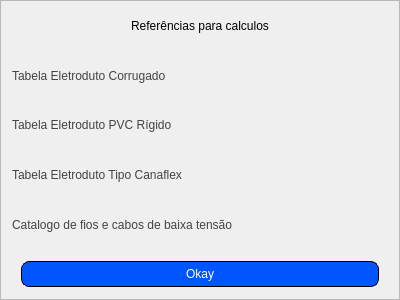
<?xml version="1.0" encoding="UTF-8"?>
<ui version="4.0">
 <class>MainWindow</class>
 <widget class="QMainWindow" name="MainWindow">
  <property name="geometry">
   <rect>
    <x>0</x>
    <y>0</y>
    <width>400</width>
    <height>300</height>
   </rect>
  </property>
  <property name="maximumSize">
   <size>
    <width>400</width>
    <height>300</height>
   </size>
  </property>
  <property name="windowTitle">
   <string>Referências</string>
  </property>
  <widget class="QWidget" name="centralwidget">
   <property name="styleSheet">
    <string notr="true">font: 14pt &quot;Arial&quot;;</string>
   </property>
   <layout class="QHBoxLayout" name="horizontalLayout">
    <property name="spacing">
     <number>0</number>
    </property>
    <property name="leftMargin">
     <number>0</number>
    </property>
    <property name="topMargin">
     <number>0</number>
    </property>
    <property name="rightMargin">
     <number>0</number>
    </property>
    <property name="bottomMargin">
     <number>0</number>
    </property>
    <item>
     <widget class="QFrame" name="frame">
      <property name="frameShape">
       <enum>QFrame::StyledPanel</enum>
      </property>
      <property name="frameShadow">
       <enum>QFrame::Raised</enum>
      </property>
      <layout class="QVBoxLayout" name="verticalLayout">
       <property name="spacing">
        <number>0</number>
       </property>
       <property name="leftMargin">
        <number>0</number>
       </property>
       <property name="topMargin">
        <number>0</number>
       </property>
       <property name="rightMargin">
        <number>0</number>
       </property>
       <property name="bottomMargin">
        <number>0</number>
       </property>
       <item>
        <widget class="QFrame" name="frame_2">
         <property name="frameShape">
          <enum>QFrame::NoFrame</enum>
         </property>
         <property name="frameShadow">
          <enum>QFrame::Raised</enum>
         </property>
         <layout class="QHBoxLayout" name="horizontalLayout_2">
          <property name="spacing">
           <number>0</number>
          </property>
          <property name="leftMargin">
           <number>0</number>
          </property>
          <property name="topMargin">
           <number>0</number>
          </property>
          <property name="rightMargin">
           <number>0</number>
          </property>
          <property name="bottomMargin">
           <number>0</number>
          </property>
          <item>
           <widget class="QLabel" name="label">
            <property name="styleSheet">
             <string notr="true">font: 18pt &quot;Arial&quot;;</string>
            </property>
            <property name="text">
             <string>Referências para calculos</string>
            </property>
            <property name="alignment">
             <set>Qt::AlignCenter</set>
            </property>
           </widget>
          </item>
         </layout>
        </widget>
       </item>
       <item>
        <widget class="QFrame" name="frame_6">
         <property name="sizePolicy">
          <sizepolicy hsizetype="Minimum" vsizetype="Minimum">
           <horstretch>0</horstretch>
           <verstretch>0</verstretch>
          </sizepolicy>
         </property>
         <property name="frameShape">
          <enum>QFrame::NoFrame</enum>
         </property>
         <property name="frameShadow">
          <enum>QFrame::Raised</enum>
         </property>
         <layout class="QHBoxLayout" name="horizontalLayout_3">
          <property name="spacing">
           <number>0</number>
          </property>
          <property name="leftMargin">
           <number>0</number>
          </property>
          <property name="topMargin">
           <number>0</number>
          </property>
          <property name="rightMargin">
           <number>0</number>
          </property>
          <property name="bottomMargin">
           <number>0</number>
          </property>
          <item>
           <widget class="QPushButton" name="pushButton">
            <property name="sizePolicy">
             <sizepolicy hsizetype="Minimum" vsizetype="Minimum">
              <horstretch>0</horstretch>
              <verstretch>0</verstretch>
             </sizepolicy>
            </property>
            <property name="styleSheet">
             <string notr="true">QPushButton{
Text-align:left;
color: rgb(67, 67, 67);
padding-left: 10px;
}
QPushButton:hover{
color: rgb(0, 85, 255);
}</string>
            </property>
            <property name="text">
             <string>Tabela Eletroduto Corrugado</string>
            </property>
            <property name="flat">
             <bool>true</bool>
            </property>
           </widget>
          </item>
         </layout>
        </widget>
       </item>
       <item>
        <widget class="QFrame" name="frame_3">
         <property name="frameShape">
          <enum>QFrame::NoFrame</enum>
         </property>
         <property name="frameShadow">
          <enum>QFrame::Raised</enum>
         </property>
         <layout class="QHBoxLayout" name="horizontalLayout_4">
          <property name="spacing">
           <number>0</number>
          </property>
          <property name="leftMargin">
           <number>0</number>
          </property>
          <property name="topMargin">
           <number>0</number>
          </property>
          <property name="rightMargin">
           <number>0</number>
          </property>
          <property name="bottomMargin">
           <number>0</number>
          </property>
          <item>
           <widget class="QPushButton" name="pushButton_2">
            <property name="sizePolicy">
             <sizepolicy hsizetype="Minimum" vsizetype="Minimum">
              <horstretch>0</horstretch>
              <verstretch>0</verstretch>
             </sizepolicy>
            </property>
            <property name="styleSheet">
             <string notr="true">QPushButton{
Text-align:left;
color: rgb(67, 67, 67);
padding-left: 10px;
}
QPushButton:hover{
color: rgb(0, 85, 255);
}</string>
            </property>
            <property name="text">
             <string>Tabela Eletroduto PVC Rígido</string>
            </property>
            <property name="flat">
             <bool>true</bool>
            </property>
           </widget>
          </item>
         </layout>
        </widget>
       </item>
       <item>
        <widget class="QFrame" name="frame_5">
         <property name="frameShape">
          <enum>QFrame::NoFrame</enum>
         </property>
         <property name="frameShadow">
          <enum>QFrame::Raised</enum>
         </property>
         <layout class="QHBoxLayout" name="horizontalLayout_5">
          <property name="spacing">
           <number>0</number>
          </property>
          <property name="leftMargin">
           <number>0</number>
          </property>
          <property name="topMargin">
           <number>0</number>
          </property>
          <property name="rightMargin">
           <number>0</number>
          </property>
          <property name="bottomMargin">
           <number>0</number>
          </property>
          <item>
           <widget class="QPushButton" name="pushButton_3">
            <property name="sizePolicy">
             <sizepolicy hsizetype="Minimum" vsizetype="Minimum">
              <horstretch>0</horstretch>
              <verstretch>0</verstretch>
             </sizepolicy>
            </property>
            <property name="maximumSize">
             <size>
              <width>16777215</width>
              <height>16777215</height>
             </size>
            </property>
            <property name="styleSheet">
             <string notr="true">QPushButton{
Text-align:left;
color: rgb(67, 67, 67);
padding-left: 10px;
}
QPushButton:hover{
color: rgb(0, 85, 255);
}</string>
            </property>
            <property name="text">
             <string>Tabela Eletroduto Tipo Canaflex</string>
            </property>
            <property name="flat">
             <bool>true</bool>
            </property>
           </widget>
          </item>
         </layout>
        </widget>
       </item>
       <item>
        <widget class="QFrame" name="frame_7">
         <property name="frameShape">
          <enum>QFrame::NoFrame</enum>
         </property>
         <property name="frameShadow">
          <enum>QFrame::Raised</enum>
         </property>
         <layout class="QHBoxLayout" name="horizontalLayout_6">
          <property name="spacing">
           <number>0</number>
          </property>
          <property name="leftMargin">
           <number>0</number>
          </property>
          <property name="topMargin">
           <number>0</number>
          </property>
          <property name="rightMargin">
           <number>0</number>
          </property>
          <property name="bottomMargin">
           <number>0</number>
          </property>
          <item>
           <widget class="QPushButton" name="pushButton_4">
            <property name="sizePolicy">
             <sizepolicy hsizetype="Minimum" vsizetype="Minimum">
              <horstretch>0</horstretch>
              <verstretch>0</verstretch>
             </sizepolicy>
            </property>
            <property name="styleSheet">
             <string notr="true">QPushButton{
Text-align:left;
color: rgb(67, 67, 67);
padding-left: 10px;
}
QPushButton:hover{
color: rgb(0, 85, 255);
}</string>
            </property>
            <property name="text">
             <string>Catalogo de fios e cabos de baixa tensão</string>
            </property>
            <property name="flat">
             <bool>true</bool>
            </property>
           </widget>
          </item>
         </layout>
        </widget>
       </item>
       <item>
        <widget class="QFrame" name="frame_4">
         <property name="frameShape">
          <enum>QFrame::NoFrame</enum>
         </property>
         <property name="frameShadow">
          <enum>QFrame::Raised</enum>
         </property>
         <layout class="QHBoxLayout" name="horizontalLayout_7">
          <property name="spacing">
           <number>0</number>
          </property>
          <property name="leftMargin">
           <number>20</number>
          </property>
          <property name="topMargin">
           <number>10</number>
          </property>
          <property name="rightMargin">
           <number>20</number>
          </property>
          <property name="bottomMargin">
           <number>10</number>
          </property>
          <item>
           <widget class="QPushButton" name="pushButton_5">
            <property name="styleSheet">
             <string notr="true">QPushButton {
	
	background-color: rgb(0, 85, 255);
	border-radius:8px;
	border:1px solid #000000;
	font: 75 16pt &quot;Arial&quot;;
	color: rgb(255, 255, 255);
	padding:5px 5px;
	text-decoration:none;
}
QPushButton:hover {
	
	background-color: rgb(0, 107, 255);
}
QPushButton:active {
	position:relative;
	top:1px;}</string>
            </property>
            <property name="text">
             <string>Okay</string>
            </property>
           </widget>
          </item>
         </layout>
        </widget>
       </item>
      </layout>
     </widget>
    </item>
   </layout>
  </widget>
 </widget>
 <resources/>
 <connections/>
</ui>
